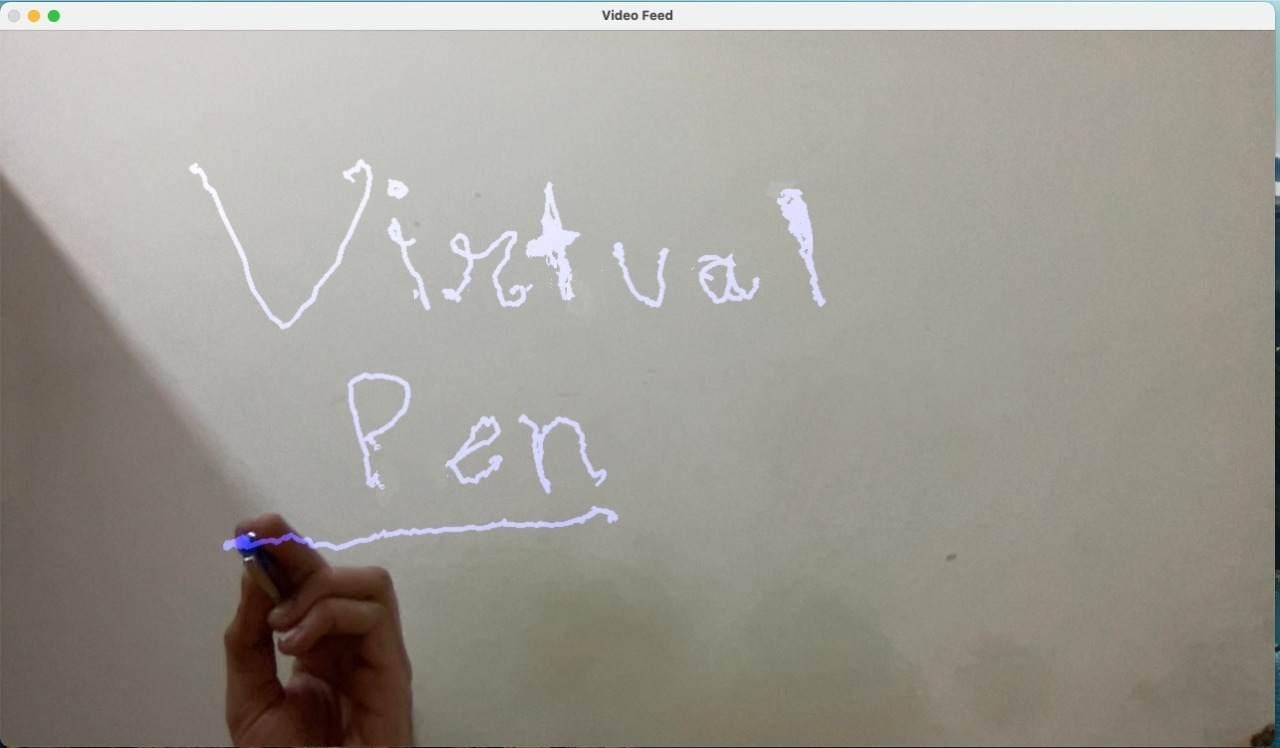
#> input picture Virtual Pen.jpeg, 1280 x 748 px, given in place of the camera
$ python VirtualPen.py
#> lines starting #> are read from the running program, lines starting #| are printed output that depends on the picture; after the words box and inside, x2 and y2 are one past the last pixel; in counts of white or black regions, pixels touching at a corner belong together
import cv2
import numpy as np


def get_pen_hsv_val():

    lower = np.array([90,54,0])
    upper = np.array([131,255,255])

    cap = cv2.VideoCapture(0)

    def nothing(pos):
        pass

    trackbarwindow = 'Adjusting the Pen Color'

    cv2.namedWindow(trackbarwindow)
    cv2.createTrackbar('lh',trackbarwindow,lower[0],179,nothing)
    cv2.createTrackbar('uh',trackbarwindow,upper[0],179,nothing)
    cv2.createTrackbar('ls',trackbarwindow,lower[1],255,nothing)
    cv2.createTrackbar('us',trackbarwindow,upper[1],255,nothing)
    cv2.createTrackbar('lv',trackbarwindow,lower[2],255,nothing)
    cv2.createTrackbar('uv',trackbarwindow,upper[2],255,nothing)
    cv2.createTrackbar('save',trackbarwindow,0,1,nothing)


    while cap.isOpened():

        ret, frame = cap.read()
#> frame is the input picture: shape (748, 1280, 3); mean B, G, R 146.4, 154.5, 158
        frame = cv2.flip(frame,1) #flipping the video feed
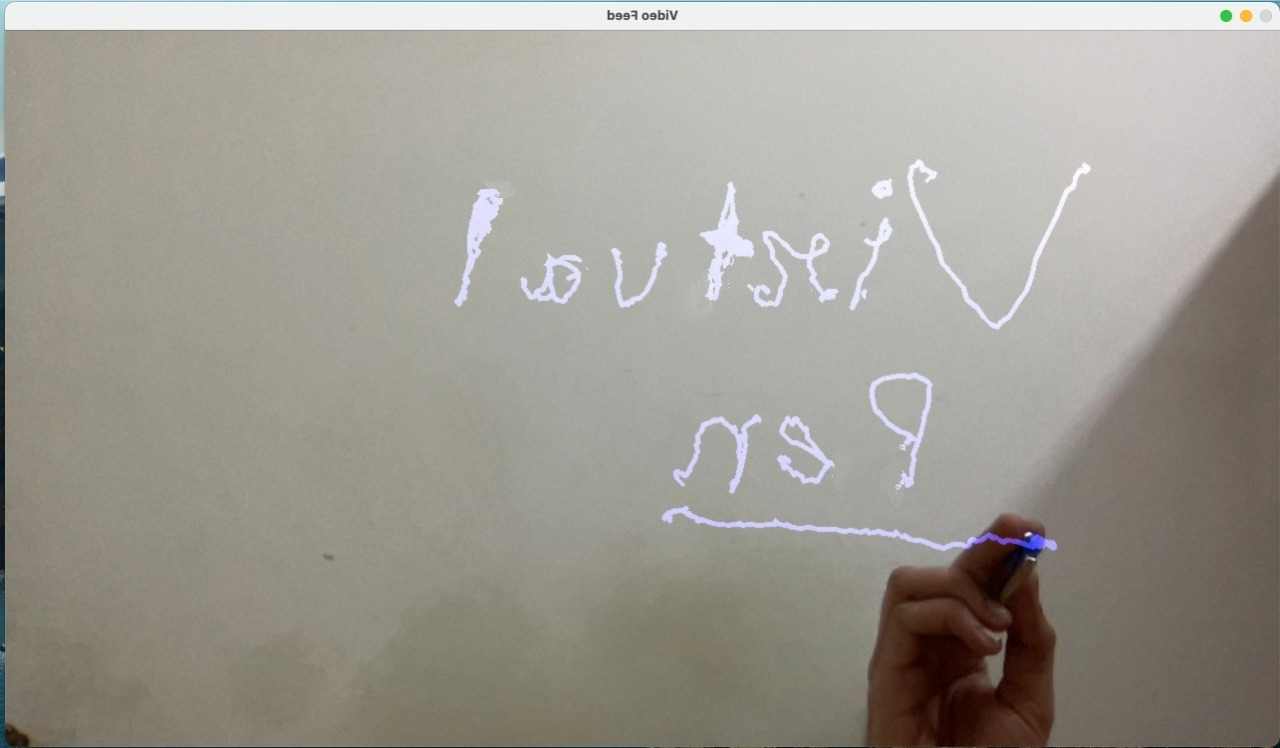
#> frame: shape (748, 1280, 3); mean B, G, R 146.4, 154.5, 158
        hsv = cv2.cvtColor(frame, cv2.COLOR_BGR2HSV)
#> hsv: shape (748, 1280, 3); mean H, S, V 28.2, 27.4, 159

        lh = cv2.getTrackbarPos('lh',trackbarwindow)
        uh = cv2.getTrackbarPos('uh',trackbarwindow)
        ls = cv2.getTrackbarPos('ls',trackbarwindow)
        us = cv2.getTrackbarPos('us',trackbarwindow)
        lv = cv2.getTrackbarPos('lv',trackbarwindow)
        uv = cv2.getTrackbarPos('uv',trackbarwindow)
        save = cv2.getTrackbarPos('save',trackbarwindow)

        lower = np.array([lh,ls,lv])
        upper = np.array([uh,us,uv])
        mask = cv2.inRange(hsv,lower,upper)
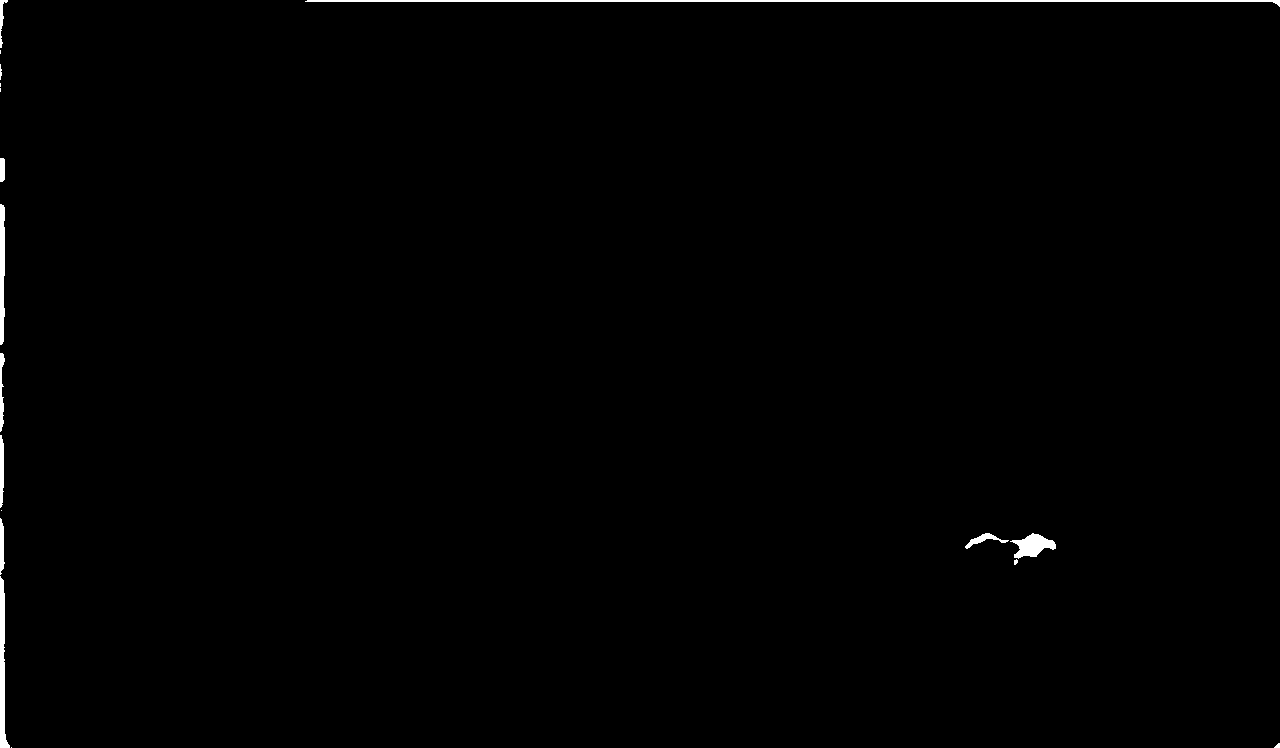
#> mask: shape (748, 1280); 0.56% white; 18 white regions (6 under 20 px), largest, box (x1, y1, x2, y2) and area: (305, 0, 1280, 7) 1966, (0, 576, 10, 748) 856, (1010, 533, 1056, 559) 640

        kernel = np.ones((5,5),np.uint8)
        mask_eroded = cv2.erode(mask,kernel,iterations=1)
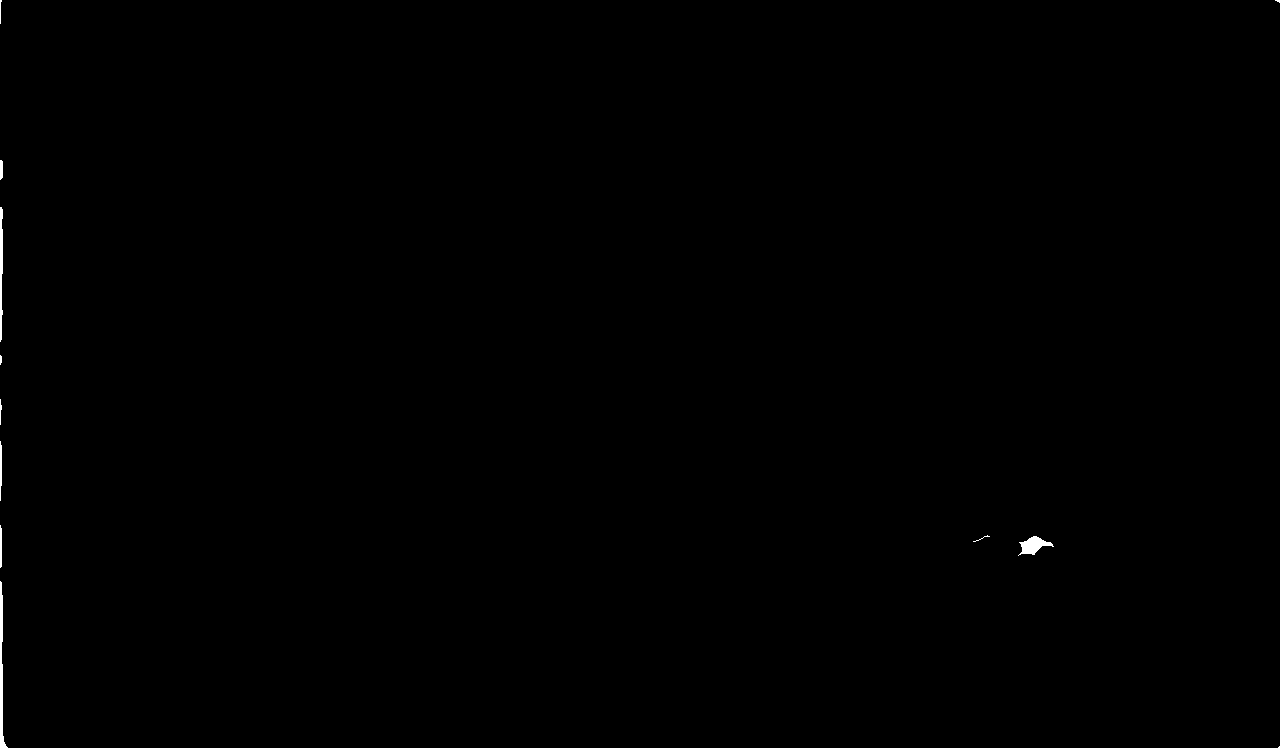
#> mask_eroded: shape (748, 1280); 0.16% white; 12 white regions (4 under 20 px), largest, box (x1, y1, x2, y2) and area: (0, 581, 8, 748) 489, (1018, 536, 1054, 556) 349, (0, 207, 3, 342) 328
        mask= cv2.dilate(mask_eroded,kernel,iterations = 2)
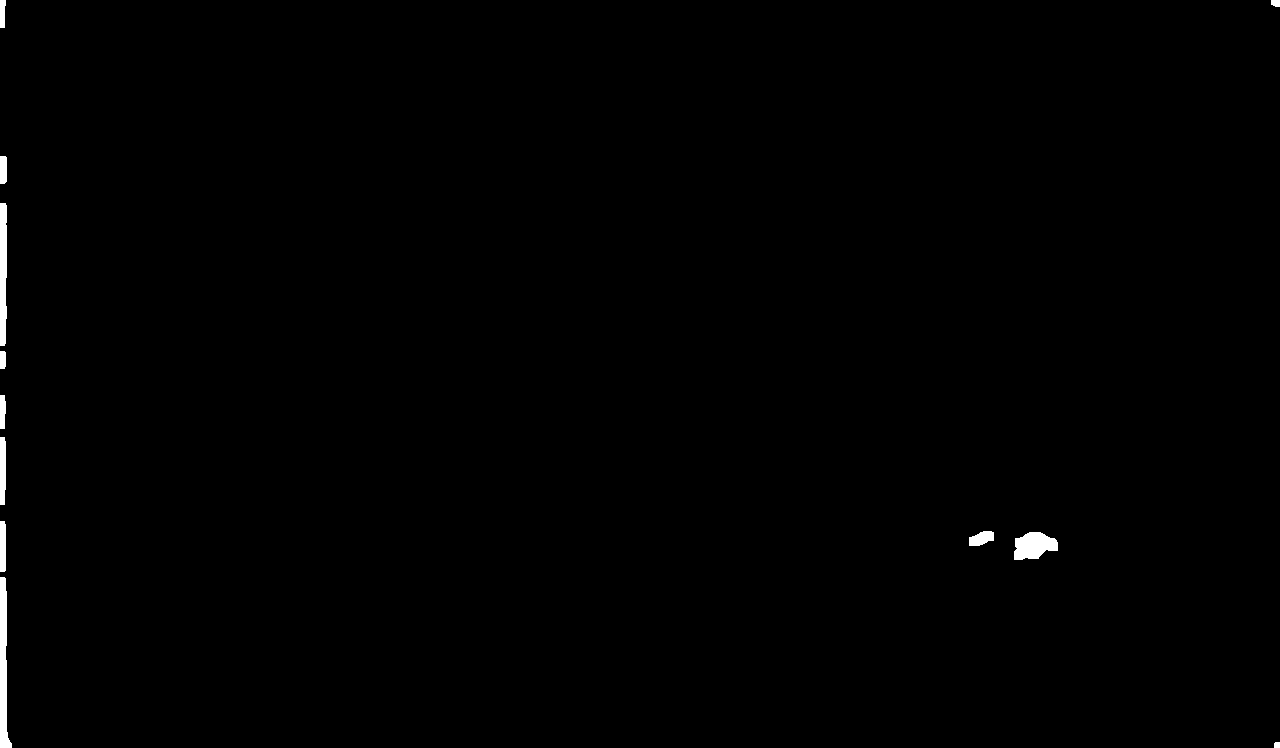
#> mask: shape (748, 1280); 0.49% white; 12 white regions, largest, box (x1, y1, x2, y2) and area: (0, 577, 12, 748) 1213, (0, 203, 7, 346) 940, (1014, 532, 1058, 560) 898

        frame_with_mask = cv2.bitwise_and(frame,frame,mask=mask)
        mask_3d = cv2.cvtColor(mask,cv2.COLOR_GRAY2BGR)
#> mask_3d: shape (748, 1280, 3); 0.49% white; 12 white regions
        stacked = np.hstack((mask_3d,frame))
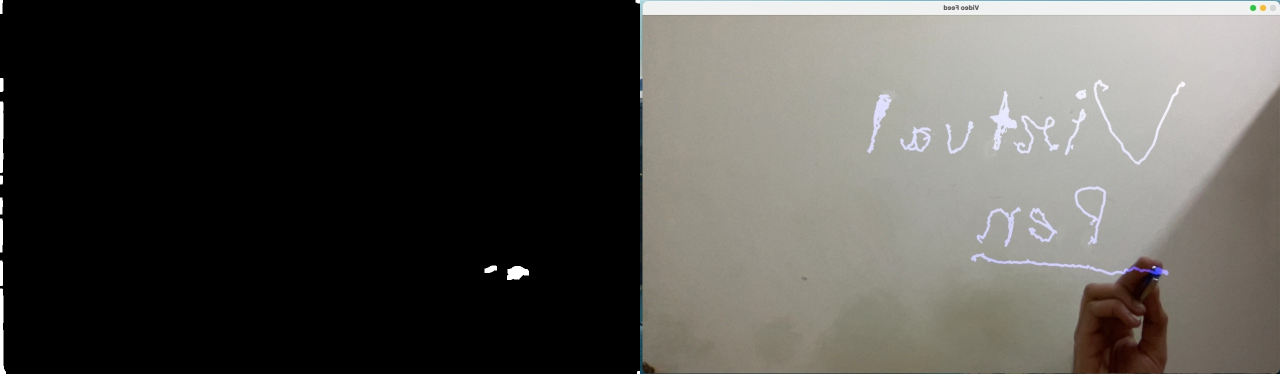
#> stacked: shape (748, 2560, 3) (shown at 1/2 size); mean B, G, R 73.9, 77.9, 79.6

        cv2.imshow(trackbarwindow,cv2.resize(stacked,None,fx=0.7,fy=0.7))

        k = cv2.waitKey(1)
#> (key Esc is pressed here)
        if save == 1:
            print([lower,upper])
            break
        if k == 27 or k == 13:
            break


    cv2.destroyAllWindows()
    cap.release()
    penval = [lower,upper]
    return penval

def get_pen_coordinates(frame,pen_hsv):

    hsv = cv2.cvtColor(frame, cv2.COLOR_BGR2HSV)
    mask = cv2.inRange(hsv,*pen_hsv)

    kernel = np.ones((5,5),np.uint8)
    mask_eroded = cv2.erode(mask,kernel,iterations=1)
    mask= cv2.dilate(mask_eroded,kernel,iterations = 2)

    contours,h = cv2.findContours(mask, cv2.RETR_EXTERNAL,cv2.CHAIN_APPROX_SIMPLE)
#> contours = 12 contours; largest, box (x1, y1, x2, y2) and area: (0, 577, 12, 748) 1034, (1014, 532, 1058, 560) 839, (0, 203, 7, 346) 792, (0, 437, 6, 505) 317, (0, 521, 6, 572) 247; h = [[1, -1, -1, -1], [2, 0, -1, -1], [3, 1, -1, -1], [4, 2, -1, -1], [5, 3, -1, -1], [6, 4, -1, -1], [7, 5, -1, -1], [8, 6, -1, -1], [9, 7, -1, -1], [10, 8, -1, -1], [11, 9, -1, -1], [-1, 10, -1, -1]]

    if contours:
        max_area_cnt = max(contours,key = cv2.contourArea)
#> max_area_cnt = contour of 19 points, box (x1, y1, x2, y2) (0, 577, 12, 748), area 1034
        if cv2.contourArea(max_area_cnt)>100:
            x,y,w,h = cv2.boundingRect(max_area_cnt)
#> x = 0; y = 577; w = 12; h = 171
            return (int(x+w/2),int(y+h/2))

def main():
    pen_hsv = get_pen_hsv_val()

    cap = cv2.VideoCapture(0)
    pt1 = (-1,-1)
    pause = False
    pt2 = (-1,-1)

    ret,frame_i = cap.read()
    drawing_sheet = None
    points = []

    while cap.isOpened():


        if drawing_sheet is None:
            drawing_sheet = np.zeros_like(frame_i)

        ret,frame = cap.read()
        frame = cv2.flip(frame,1)
        #frame = frame_orig.copy()
        hsv = cv2.cvtColor(frame, cv2.COLOR_BGR2HSV)
        mask = cv2.inRange(hsv,*pen_hsv)

        kernel = np.ones((5,5),np.uint8)
        mask_eroded = cv2.erode(mask,kernel,iterations=1)
        mask= cv2.dilate(mask_eroded,kernel,iterations = 2)

        pen_coordinates = get_pen_coordinates(frame,pen_hsv)
#> pen_coordinates = (6, 662)
        #print(pen_coordinates)
        #cv2.line(frame,(0,0),frame.shape[:2],[200,50,50],4)
        if pen_coordinates != None and pause != True:
            #print(i)
            if pt2 != (-1,-1):

                pt1 = pt2
                pt2 = pen_coordinates
                #print(pt1)
                #print(pt2)
                points.append(pt1)
                drawing_sheet = cv2.line(drawing_sheet,pt1,pt2,[200,50,50],4)

            elif pt2 == (-1,-1):
                pt2 = pen_coordinates
#> pt2 = (6, 662)

        else:
            pt1 = (-1,-1)
            pt2 = (-1,-1)
        frame = cv2.add(frame,drawing_sheet)
        cv2.imshow('Video Feed',frame)
        cv2.imshow('Drawing Board',drawing_sheet)
        #cv2.imshow('mask',mask)
        k = cv2.waitKey(10)
#> (key Esc is pressed here)
        if k == 27:
            break

        if k == ord('c'):
            drawing_sheet = np.zeros_like(frame_i)

        if k == ord('h'):
            pause = True
        else:
            pause = False


    cv2.destroyAllWindows()
    cap.release()

if __name__ == '__main__':
    main()
